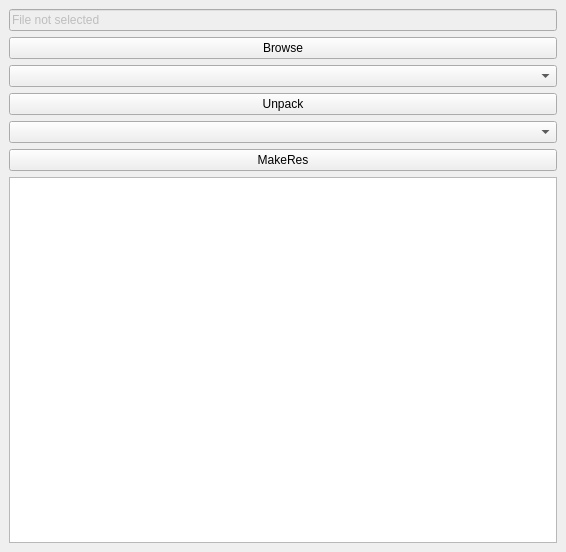
<?xml version="1.0" encoding="UTF-8"?>
<ui version="4.0">
 <class>mainWindow</class>
 <widget class="QMainWindow" name="mainWindow">
  <property name="geometry">
   <rect>
    <x>0</x>
    <y>0</y>
    <width>566</width>
    <height>552</height>
   </rect>
  </property>
  <property name="windowTitle">
   <string>RESTool by Romalu86</string>
  </property>
  <widget class="QWidget" name="centralwidget">
   <layout class="QVBoxLayout" name="verticalLayout">
    <item>
     <widget class="QLineEdit" name="filenameLineEdit">
      <property name="enabled">
       <bool>false</bool>
      </property>
      <property name="text">
       <string>File not selected</string>
      </property>
     </widget>
    </item>
    <item>
     <widget class="QPushButton" name="browseButton">
      <property name="text">
       <string>Browse</string>
      </property>
     </widget>
    </item>
    <item>
     <widget class="QComboBox" name="modeComboBox">
      <property name="editable">
       <bool>false</bool>
      </property>
     </widget>
    </item>
    <item>
     <widget class="QPushButton" name="unpackButton">
      <property name="text">
       <string>Unpack</string>
      </property>
     </widget>
    </item>
    <item>
     <widget class="QComboBox" name="packModeComboBox"/>
    </item>
    <item>
     <widget class="QPushButton" name="makeResButton">
      <property name="text">
       <string>MakeRes</string>
      </property>
     </widget>
    </item>
    <item>
     <widget class="QPlainTextEdit" name="debugTextEdit">
      <property name="readOnly">
       <bool>true</bool>
      </property>
     </widget>
    </item>
   </layout>
  </widget>
 </widget>
 <resources/>
 <connections/>
</ui>
